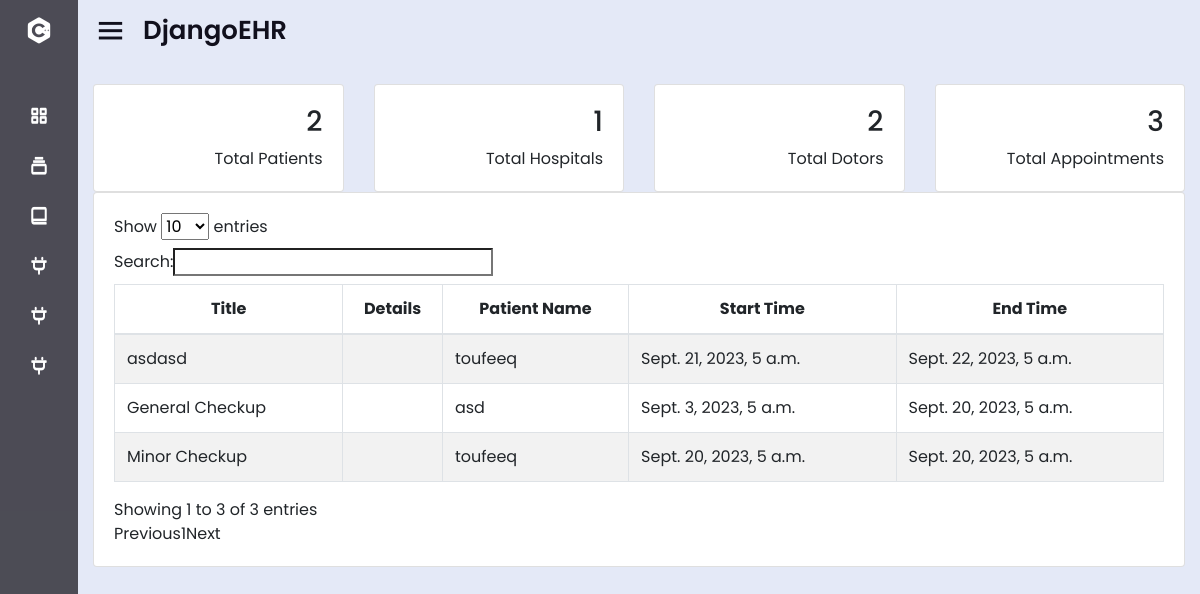
Page / (signed in) on the earlier database version.
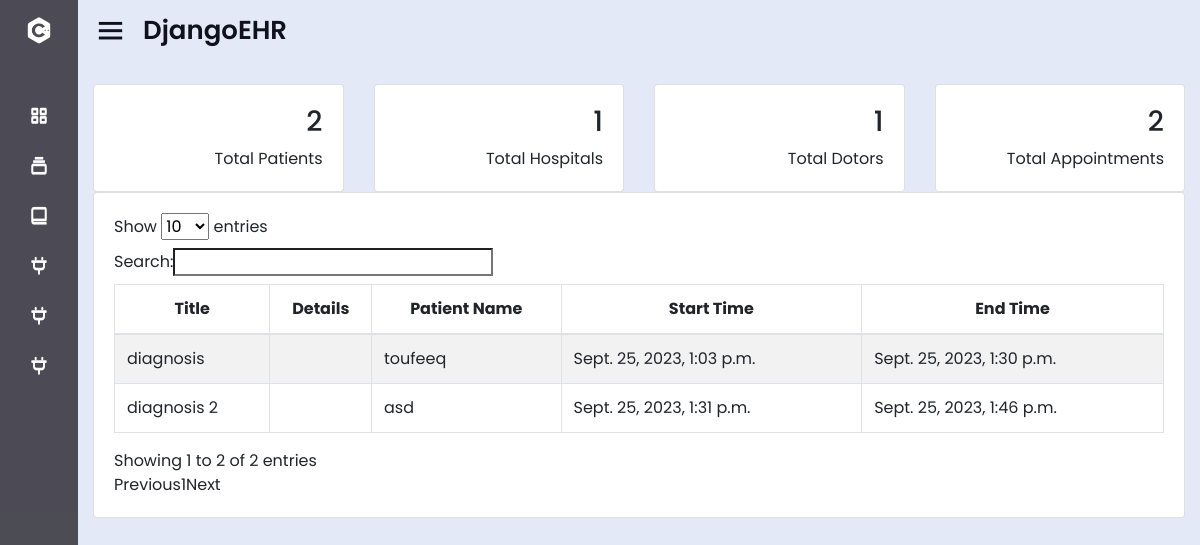
Same page on the later database version.
### patient/models.py (models this page shows, shortened)
class Appointment(models.Model):
    id = models.AutoField(primary_key=True)
    title = models.CharField(max_length=100)
    start_datetime = models.DateTimeField()
    end_datetime = models.DateTimeField()
    detail = models.TextField()
    hospital = models.ForeignKey('Hospital', on_delete=models.CASCADE)
    patient = models.ForeignKey('Patient', on_delete=models.CASCADE)
    doctor = models.ForeignKey('Doctor', on_delete=models.CASCADE)

class Patient(models.Model):
    id = models.AutoField(primary_key=True)
    name = models.CharField(max_length=25, blank=True, null=True)
    date_of_birth = models.DateField(blank=True, null=True)
    address = models.TextField()
    medical_history = models.TextField(blank=True)
    email = models.EmailField(blank=True, null=True)
    MRN = models.CharField(max_length=20, unique=True, null=True)
    def __str__(self):
        return str(self.name)

### patient/views.py (the view)
# urls.py: path("", views.home, name="home"),
def home(request):
    appointments = Appointment.objects.all()
    patient_total=Patient.objects.count()
    doctor_total=Doctor.objects.count()
    appointment_total=Appointment.objects.count()
    hospital_total=Hospital.objects.count()
    return render(request, "patient/home.html", {"appointments": appointments, "patient_total":patient_total, "doctor_total":doctor_total, "appointment_total":appointment_total, "hospital_total":hospital_total})

### patient/templates/patient/home.html (shortened to what this page needs)
{% extends "patient/base.html" %}
{% block content %}
{% block extrascripts %}
<link rel="stylesheet" href="https://cdnjs.cloudflare.com/ajax/libs/font-awesome/5.15.3/css/all.min.css">
<link rel="stylesheet" type="text/css" href="https://stackpath.bootstrapcdn.com/bootstrap/4.4.1/css/bootstrap.min.css">
<link rel="stylesheet" type="text/css" href="https://pixinvent.com/stack-responsive-bootstrap-4-admin-template/app-assets/css/bootstrap-extended.min.css">
<link rel="stylesheet" type="text/css" href="https://pixinvent.com/stack-responsive-bootstrap-4-admin-template/app-assets/fonts/simple-line-icons/style.min.css">
<link rel="stylesheet" type="text/css" href="https://pixinvent.com/stack-responsive-bootstrap-4-admin-template/app-assets/css/colors.min.css">
<link rel="stylesheet" type="text/css" href="https://pixinvent.com/stack-responsive-bootstrap-4-admin-template/app-assets/css/bootstrap.min.css">
{% endblock extrascripts %}
<br>
{%if user.is_authenticated%}
<div class="grey-bg container-fluid">
  <section id="minimal-statistics">
    <div class="row">
      <div class="col-xl-3 col-sm-6 col-12">
        <div class="card">
          <div class="card-content">
            <div class="card-body">
              <div class="media d-flex">
                <div class="media-body text-right">
                  <h3>{{patient_total}}</h3>
                  <span>Total Patients</span>
                </div>
              </div>
            </div>
          </div>
        </div>
      </div>
      <div class="col-xl-3 col-sm-6 col-12">
        <div class="card">
          <div class="card-content">
            <div class="card-body">
              <div class="media d-flex">
                <div class="media-body text-right">
                  <h3>{{hospital_total}}</h3>
                  <span>Total Hospitals</span>
                </div>
              </div>
            </div>
          </div>
        </div>
      </div>
      <div class="col-xl-3 col-sm-6 col-12">
        <div class="card">
          <div class="card-content">
            <div class="card-body">
              <div class="media d-flex">
                <div class="media-body text-right">
                  <h3>{{doctor_total}}</h3>
                  <span>Total Dotors</span>
                </div>
              </div>
            </div>
          </div>
        </div>
      </div>
      <div class="col-xl-3 col-sm-6 col-12">
        <div class="card">
          <div class="card-content">
            <div class="card-body">
              <div class="media d-flex">
                <div class="media-body text-right">
                  <h3>{{appointment_total}}</h3>
                  <span>Total Appointments</span>
                </div>
              </div>
            </div>
          </div>
        </div>
      </div>
      <div class="col-12">
        <div class="card">
          <div class="card-content">
            <div class="card-body">
              <table id="example" class="table table-striped table-bordered" style="width:100%">
                <thead>
                    <tr style="text-align:center">
                      <th>Title</th>
                      <th>Details</th>
                      <th>Patient Name</th>
                      <th>Start Time</th>
                      <th>End Time</th>
                    </tr>
                </thead>
                <tbody>
                    {% for x in appointments %}
                    <tr>
                        <td>{{ x.title }}</td>
                        <td>{{ x.detail }}</td>
                        <td>{{ x.patient }}</td>
                        <td>{{ x.start_datetime }}</td>
                        <td>{{ x.end_datetime }}</td>
                    </tr>
                    {% endfor %}
                </tbody>
            </table>
            </div>
          </div>
        </div>
      </div>
    </div>
  </section>
</div>
{%endif%}
{% endblock %}

Differences in the rows shown:
removed Appointment: title "General Checkup", patient "asd", start_datetime "Sept. 3, 2023, 5 a.m.", end_datetime "Sept. 20, 2023, 5 a.m."
removed Appointment: title "Minor Checkup", patient "toufeeq", start_datetime "Sept. 20, 2023, 5 a.m.", end_datetime "Sept. 20, 2023, 5 a.m."
removed Appointment: title "asdasd", patient "toufeeq", start_datetime "Sept. 21, 2023, 5 a.m.", end_datetime "Sept. 22, 2023, 5 a.m."
added Appointment: title "diagnosis", patient "toufeeq", start_datetime "Sept. 25, 2023, 1:03 p.m.", end_datetime "Sept. 25, 2023, 1:30 p.m."
added Appointment: title "diagnosis 2", patient "asd", start_datetime "Sept. 25, 2023, 1:31 p.m.", end_datetime "Sept. 25, 2023, 1:46 p.m."
Other differences:
{{ doctor_total }}: "2" → "1"
{{ appointment_total }}: "3" → "2"
text written by a page script: "Show entries Search: Showing 1 to 3 of 3 entries Previous 1 Next" → "Show entries Search: Showing 1 to 2 of 2 entries Previous 1 Next"
